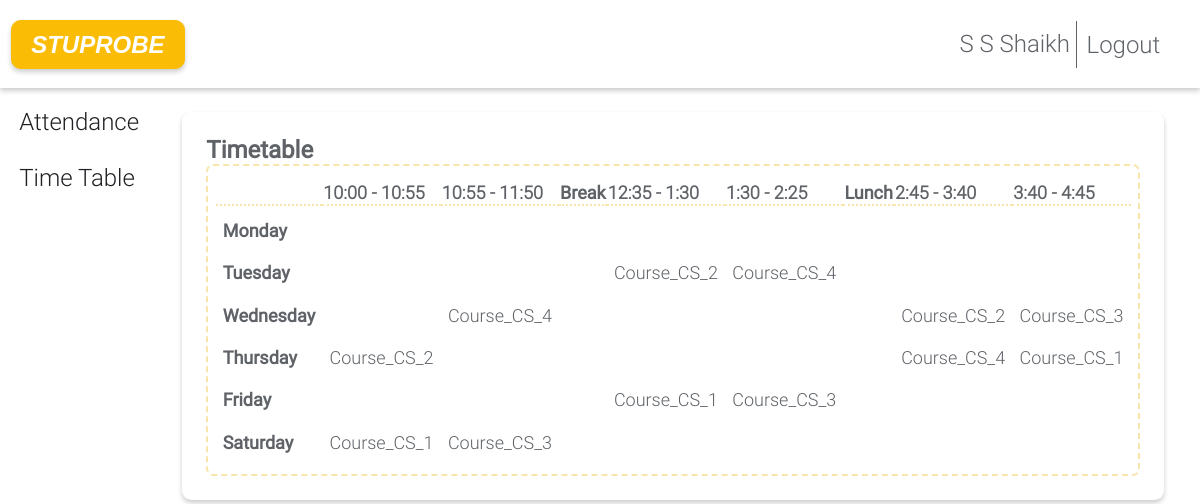
The page /student/101/timetable/ (signed in) on the database its author committed.
### stuprobe/models.py (models this page shows, shortened)
class User(AbstractUser):
    @property
    def is_student(self):
        if hasattr(self, 'student'):
            return True
        return False
    @property
    def is_teacher(self):
        if hasattr(self, 'teacher'):
            return True
        return False

class Teacher(models.Model):
    user = models.OneToOneField(User, on_delete=models.CASCADE, null=True)
    id = models.CharField(primary_key=True, max_length=100)
    dept = models.ForeignKey(Dept, on_delete=models.CASCADE, default=1)
    name = models.CharField(max_length=100)

class Assign(models.Model):
    class_id = models.ForeignKey(Class, on_delete=models.CASCADE)
    course = models.ForeignKey(Course, on_delete=models.CASCADE)
    teacher = models.ForeignKey(Teacher, on_delete=models.CASCADE)
    class Meta:
        unique_together = (('course', 'class_id', 'teacher'),)

### stuprobe/views.py (the view)
# urls.py: path('student/<slug:class_id>/timetable/', views.timetable, name='timetable'),
@login_required()
def timetable(request, class_id):
    asst = AssignTime.objects.filter(assign__class_id=class_id)
    matrix = [['' for i in range(9)] for j in range(6)]
    for i, d in enumerate(DAYS_OF_WEEK):
        t = 0
        for j in range(9):
            if j == 0:
                matrix[i][0] = d[0]
                continue
            if j == 3 or j == 6:
                continue
            try:
                a = asst.get(period=time_slots[t][0], day=d[0])
                matrix[i][j] = a.assign.course_id
            except AssignTime.DoesNotExist:
                pass
            t += 1
    context = {'matrix': matrix}
    return render(request, 'stuprobe/timetable.html', context)

### stuprobe/templates/stuprobe/timetable.html
{% extends 'stuprobe/base.html' %}
{% block content %}
<div class="card">
    <b>
        Timetable
    </b>
    <table width="100%" cellspacing="0">
        <thead>
            <tr>
                <th>      </th>
                <th>10:00 - 10:55</th>
                <th>10:55 - 11:50</th>
                <th><b>Break</b></th>
                <th>12:35 - 1:30</th>
                <th>1:30 - 2:25</th>
                <th><b>Lunch</b></th>
                <th>2:45 - 3:40</th>
                <th>3:40 - 4:45</th>
            </tr>
        </thead>
        <tbody>
            {% for i in matrix %}
            <tr>
                {% for j in i %}
                    {% if forloop.counter == 1 %}
                    <td><b>{{ j }}</b></td>
                    {% else %}
                    <td>{{ j }}</td>
                    {% endif %}
                {% endfor %}
            </tr>
            {% endfor %}
        </tbody>
    </table>
</div>
{% endblock %}

### stuprobe/templates/stuprobe/base.html (shortened to what this page needs)
{% load static %}
<!DOCTYPE html>
<html lang="en">
   <head>
      <link href="{% static '/stuprobe/css/custom.css' %}" rel="stylesheet">
   </head>
   <body>
      <nav>
         <div class="nav-logo">
            <a href="{% url 'home' %}">Stuprobe</a>
         </div>
         <div class="nav-end">
            <div class="nav-username">
               {% if request.user.is_student %}
               <item>
                  <span>{{request.user.student.name}}</span>
               </item>
               {% elif request.user.is_teacher %}
               <item>
                  <span>{{request.user.teacher.name}}</span>
               </item>
               {% endif %}
               <a class="logout" href="/accounts/logout">
                  Logout
               </a>
            </div>
         </div>
      </nav>
      <div class="main-grid">
         <aside>
               {% if request.user.is_student %}
                  <a href="{% url 'attendance' request.user.student.GRN %}">
                  <span>Attendance</span>
                  </a>
                  <a href="{% url 'timetable' request.user.student.class_id_id %}">
                  <span>Time Table</span>
                  </a>
               {% elif request.user.is_teacher %}
                  <a href="{% url 't_clas' request.user.teacher.id %}">
                  <span>Attendance</span>
                  </a>
                  <a href="{% url 't_timetable' request.user.teacher.id %}">
                  <span>Time Table</span>
                  </a>
               {% endif %}
         </aside>
         <div class="content-padding">
            <div>
               {% block content %}
               {% endblock %}
            </div>
         </div>
      </div>
   </body>
</html>

### stuprobe/static/stuprobe/css/custom.css (style rules this page uses)
html, body { margin:0; font-family: Roboto-Light; font-size: 24px; color: #5f6368; background: #fff; }
a { display: inline-block; all: unset; cursor: pointer; padding: .4em; margin: auto; }
b,.btn { font-family: Roboto; }
.logout { border-left: 1px solid #5f6368; }
nav { display: flex; padding: 10px; align-items: center; border: 1px solid #fff; background-color: #fff; box-shadow: 0 3px 5px rgba(0,0,0,0.20); }
.nav-end { margin-left: auto; padding: .4em; display: flex; align-items: center; }
.nav-logo { display: inline; padding: .4em; background-color: #fbbc05; border: 1px solid #fbbc05; border-radius: .40em; box-shadow: 0 3px 5px rgba(0,0,0,0.20); font-family: sans-serif; font-style: italic; text-transform: uppercase; font-weight: bold; color: #fff; }
.nav-username { display: inline; padding: .4em; }
.card { padding: 1em; border-radius: .4em; box-shadow: 0 3px 5px rgba(0,0,0,0.20); }
aside { color: #202124; display: inline-block; }
aside > a { display: block; margin: .4em; padding: .4em; font-size: 100%; border-radius: 0px 99px 100px 0px / 0px 100px 100px 0px; }
.main-grid { display: grid; grid-template-columns: .5fr 2fr ; }
.content-padding { padding: 1em; }
table { border-collapse:separate; border-spacing:0 .4em; border: 2px dashed #f8e5ab; border-radius: .4em; padding: 0.40em; font-size: large; }
tbody { padding: .4em; margin: .4em; }
th { text-align: start; border-bottom: 2px dotted #f8e5ab; }
tr { padding: .4em; }
td { margin: .4em; padding: .4em; }

### rows shown on the page
User: user.teacher.name "S S Shaikh"
Assign: i "Course_CS_2" "Course_CS_2" "Course_CS_2"
Assign: i "Course_CS_4" "Course_CS_4" "Course_CS_4"
Assign: i "Course_CS_3" "Course_CS_3" "Course_CS_3"
Assign: i "Course_CS_1" "Course_CS_1" "Course_CS_1"

### other values the page prints
{{ j }} "Monday" "Tuesday" "Wednesday" "Thursday" "Friday" "Saturday"
